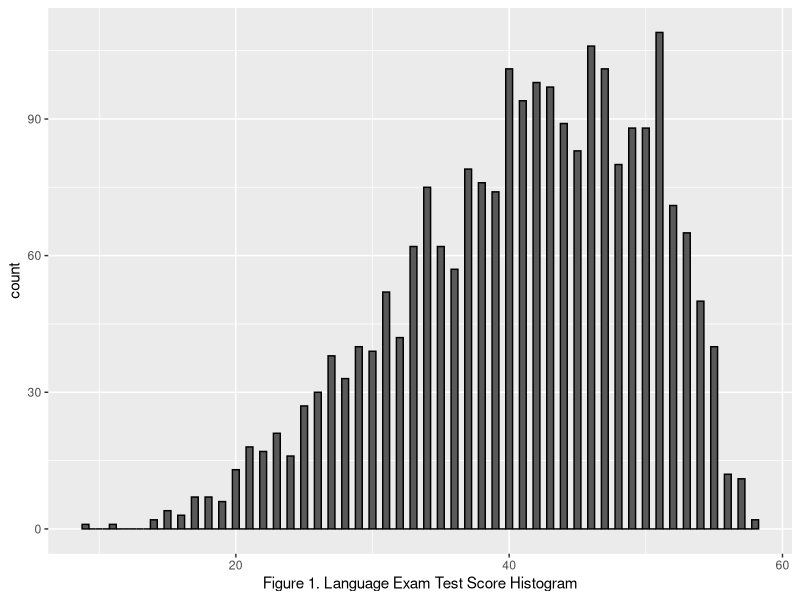
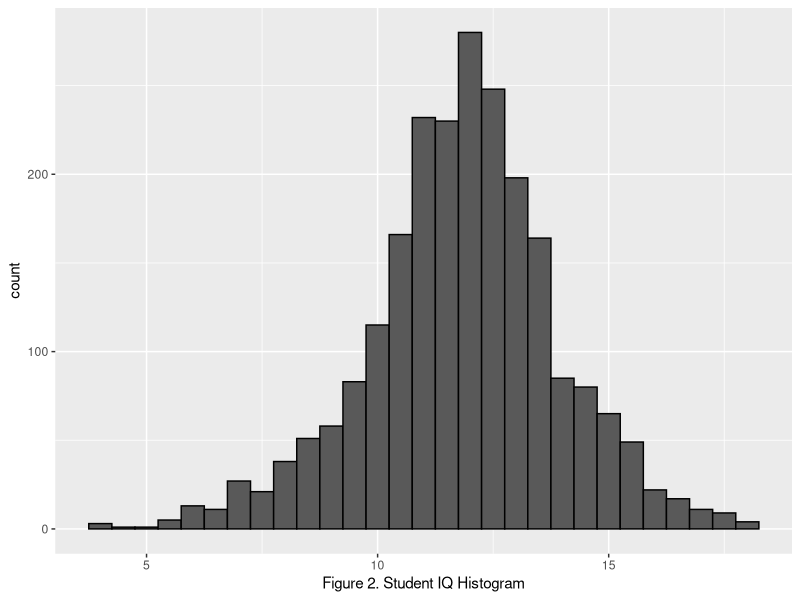
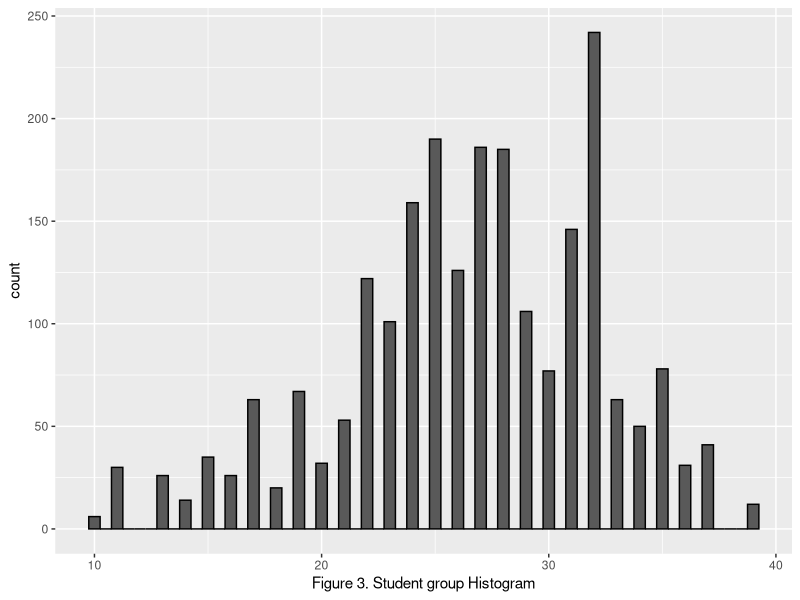
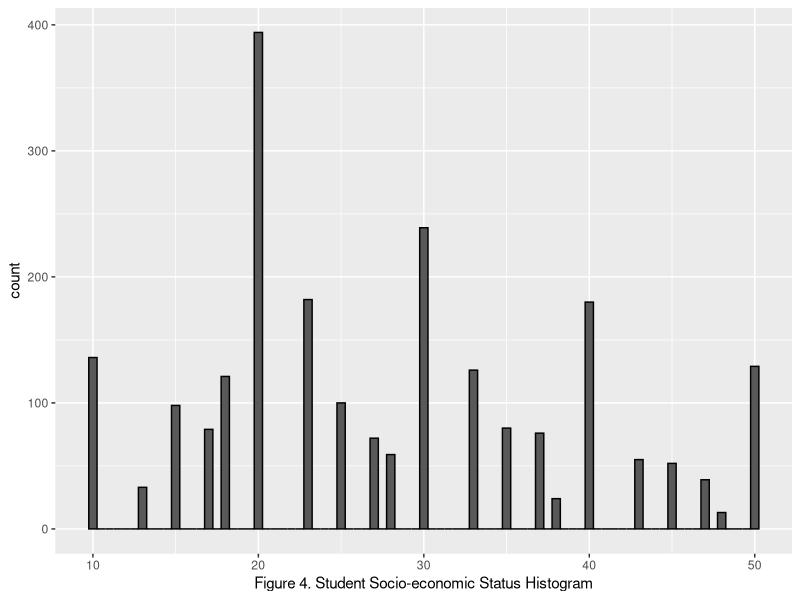
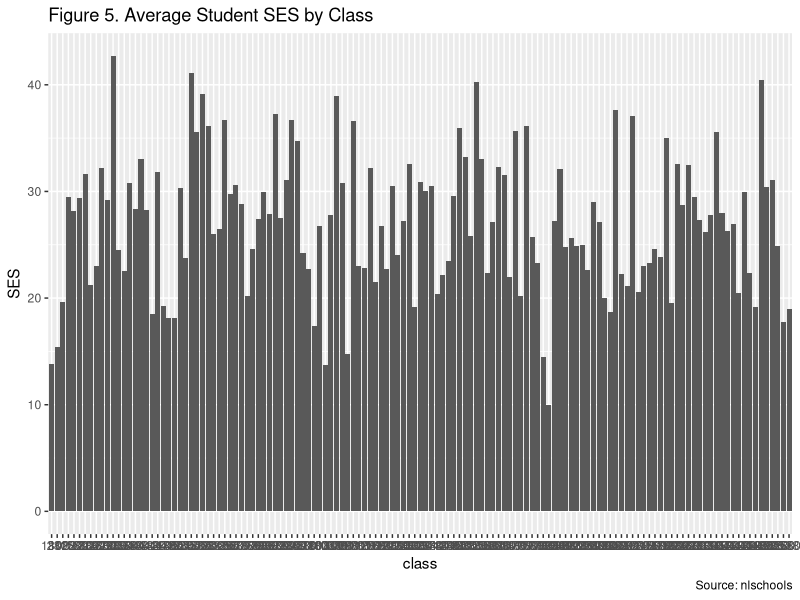
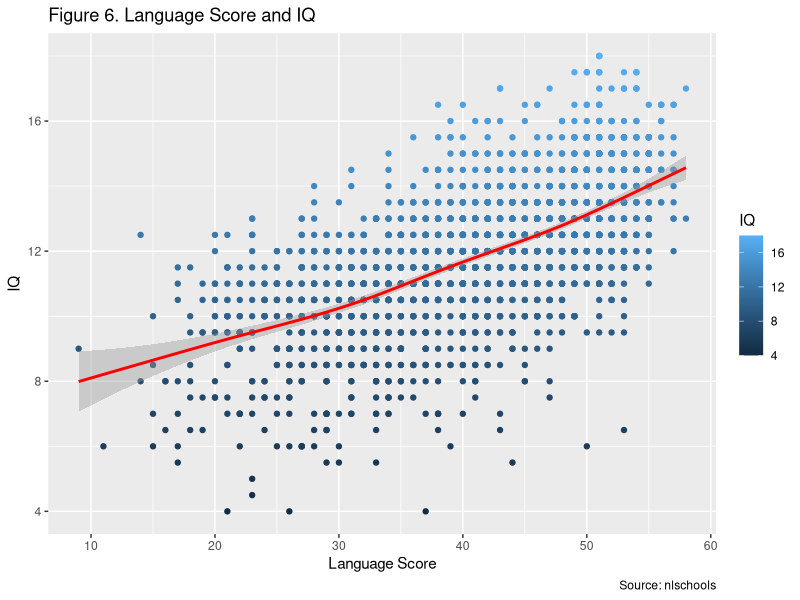
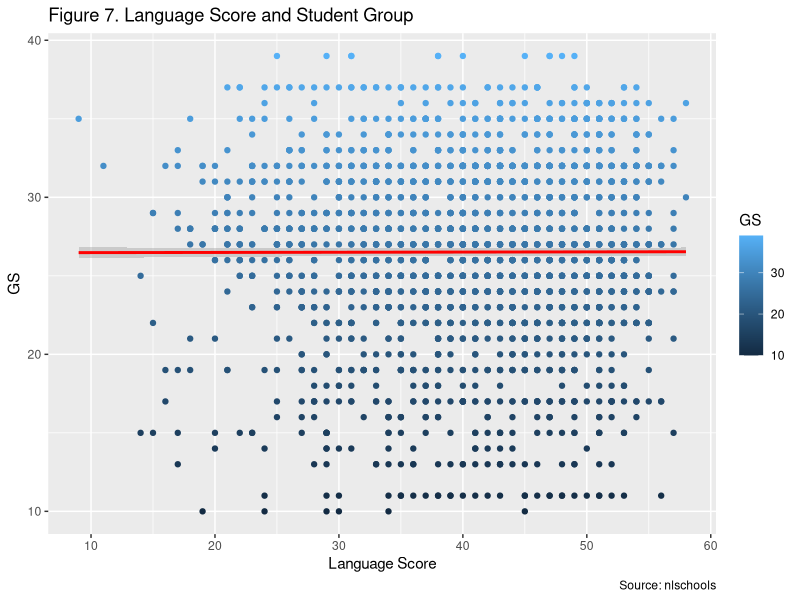
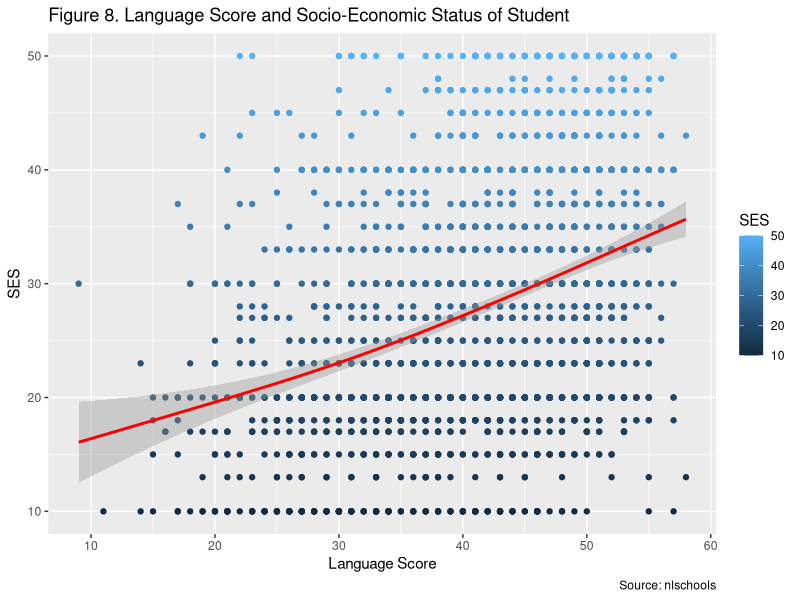

Reproduce these figures in R, in order.
## ---- chunk 1
library("MASS")
library(ggplot2)
library(dplyr, warn.conflicts = FALSE)
library(reshape2)
data <- nlschools

#Count the number of rows in the dataset
total.rows <- count(data)

# Average Language Exam
avg.lang <- mean(data$lang)

# Standard Deviation in the Language Exam
sd.lang <- sd(data$lang)
## ---- chunk 2
# Dataset Summary
data.summary <- summary(nlschools)

knitr::kable(data.summary,
             caption = "Table 1: Summary of the Dataset",
             digits = 2)
## ---- chunk 3
ggplot(nlschools, aes(x = lang)) +
  geom_histogram(col = "black", binwidth=.5) +
  labs(x = "Figure 1. Language Exam Test Score Histogram")

ggplot(nlschools, aes(x = IQ)) +
  geom_histogram(col = "black", binwidth=.5) +
  labs(x = "Figure 2. Student IQ Histogram")

ggplot(nlschools, aes(x = GS)) +
  geom_histogram(col = "black", binwidth=.5) +
  labs(x = "Figure 3. Student group Histogram")

ggplot(nlschools, aes(x = SES)) +
  geom_histogram(col = "black", binwidth=.5) +
  labs(x = "Figure 4. Student Socio-economic Status Histogram")
## ---- chunk 4
# language score and verbal IQ
class.ses <- ggplot(aes(x = class, y = SES), data = nlschools)
class.ses +
 stat_summary(fun = "mean", geom = "bar") +
   labs(
      x="class",
      y="SES",
      title="Figure 5. Average Student SES by Class",
      caption="Source: nlschools")
## ---- chunk 5
# Suppress summarise info
options(dplyr.summarise.inform = FALSE)
# Discrepancies by Class
class.disc <- data %>%
    group_by(class, COMB, GS) %>%
    summarise(avg.IQ = mean(IQ), sd.IQ = sd(IQ), avg.SES = mean(SES), sd.SES = sd(SES), avg.lang = mean(lang), sd.lang = sd(lang))
## ---- chunk 6
# Highest standard deviation in IQ
top.IQ.sd <- head(select(
  as_tibble(class.disc %>% 
    arrange(desc(sd.IQ))),
  sd.IQ, avg.IQ, class, COMB, GS, avg.lang, sd.lang , avg.SES, sd.SES), n=10)

knitr::kable(top.IQ.sd,
             caption = "Table 2: The classes with the highest standard deviation in IQ",
             digits = 2)
## ---- chunk 7
# Lowest standard deviation in IQ
btm.IQ.sd <- tail(select(
  as_tibble(class.disc %>% 
    arrange(desc(sd.IQ))),
  sd.IQ, avg.IQ, class, COMB, GS, avg.lang, sd.lang , avg.SES, sd.SES
  ), n=10) %>%     
    arrange(sd.IQ)

knitr::kable(btm.IQ.sd,
             caption = "Table 3: The classes with the lowest standard deviation in IQ",
             digits = 2)
## ---- chunk 8
# Highest standard deviation in SES
top.SES.sd <- head(select(
  as_tibble(class.disc %>% 
    arrange(desc(sd.SES))),
  sd.SES, avg.SES, class, COMB, GS, avg.lang, sd.lang , avg.IQ, sd.IQ), n=10)

knitr::kable(top.SES.sd,
             caption = "Table 4: The classes with the highest standard deviation in SES",
             digits = 2)
## ---- chunk 9
# Lowest standard deviation in SES
btm.SES.sd <- tail(select(
  as_tibble(class.disc %>% 
    arrange(desc(sd.SES))),
  sd.SES, avg.SES, class, COMB, GS, avg.lang, sd.lang , avg.IQ, sd.IQ), n=10) %>%
    arrange(sd.SES)


knitr::kable(btm.SES.sd,
             caption = "Table 5: The classes with the lowest standard deviation in SES",
             digits = 2)
## ---- chunk 10
# Class with the highest language scores
top.lang.scores <- head(select(
  as_tibble(class.disc %>% 
    arrange(desc(avg.lang))),
  avg.lang, sd.lang, class, COMB, GS, avg.IQ, sd.IQ, avg.SES, sd.SES), n=10)

knitr::kable(top.lang.scores,
             caption = "Table 6: The classes with the highest language test scores",
             digits = 2)
## ---- chunk 11
# Class with the highest language scores
bottom.lang.scores <- tail(select(
  as_tibble(class.disc %>% 
    arrange(desc(avg.lang))),
  avg.lang, sd.lang, class, COMB, GS, avg.IQ, sd.IQ, avg.SES, sd.SES), n=10) %>% 
    arrange(avg.lang)

knitr::kable(bottom.lang.scores,
             caption = "Table 7: The classes with the lowest language test scores",
             digits = 2)
## ---- chunk 12
data <- nlschools

# language score, verbal IQ by class
p1 <- ggplot(data, mapping = aes(x = lang , y = IQ, colour = IQ))

p1 + 
  geom_point(aes()) +
    geom_smooth(stat = 'smooth', color = 'Red', method = 'gam', formula = y ~ s(x, bs = "cs")) +
    labs( x="Language Score",
       y="IQ",
       title="Figure 6. Language Score and IQ", 
       caption="Source: nlschools")
## ---- chunk 13
# language score, verbal IQ by COMB
options(warn=-1)
p2 <- ggplot(data, mapping = aes(x = lang , y = GS, colour = GS))

p2 + 
  geom_point(aes()) +
  geom_smooth(stat = 'smooth', color = 'Red', method = 'gam', formula = y ~ s(x, bs = "cs")) +
    labs( x="Language Score",
       y="GS",
       title="Figure 7. Language Score and Student Group", 
       caption="Source: nlschools")

## ---- chunk 14
# language score, SES
p3 <- ggplot(data, mapping = aes(x = lang , y = SES, colour = SES))
p3 + 
  geom_point(aes()) +
    geom_smooth(stat = 'smooth', color = 'Red', method = 'gam', formula = y ~ s(x, bs = "cs")) +
    labs( x="Language Score",
       y="SES",
       title="Figure 8. Language Score and Socio-Economic Status of Student", 
       caption="Source: nlschools")
## ---- chunk 15
#Average language exam test score by COMB
comb.lang.score <- data %>%
    group_by(COMB) %>%
    dplyr::summarise(avg.lang = mean(lang), sd.lang = sd(lang), avg.IQ = mean(IQ), sd.IQ = sd(IQ), avg.SES = mean(SES), sd.ses = sd(SES), count.lang = length(lang))

knitr::kable(comb.lang.score,
             caption = "Table 8: The average language score by COMB",
             digits = 2)
## ---- chunk 16
#Average language exam test score by COMB
ggplot(aes(fill=lang, x = COMB, y = lang), data = data) + 
  geom_bar(position="dodge", stat="identity") +
  labs( x="Multi-Grade Students",
       y="lang",
       title="Figure 8. Multi-Grade Students Distribution")
    
ggplot(aes(fill=lang, x = COMB, y = lang), data = data) + 
  stat_summary(fun = "mean", geom = "bar") +
  labs( x="Multi-Grade Students",
       y="lang",
       title="Figure 9. Multi-Grade Student Group")
